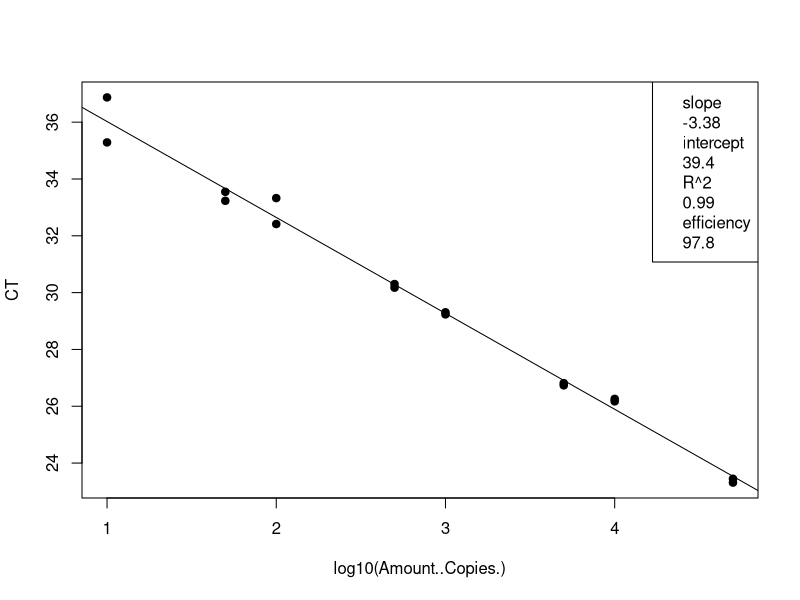
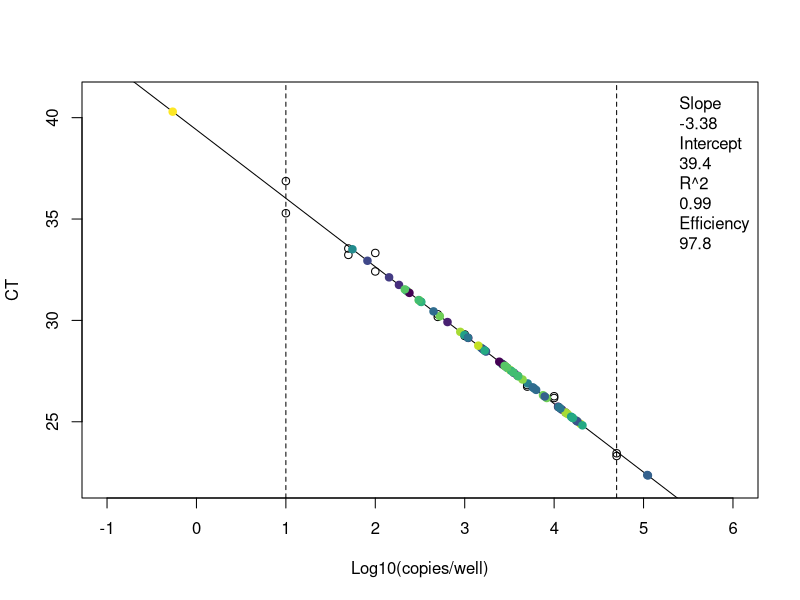
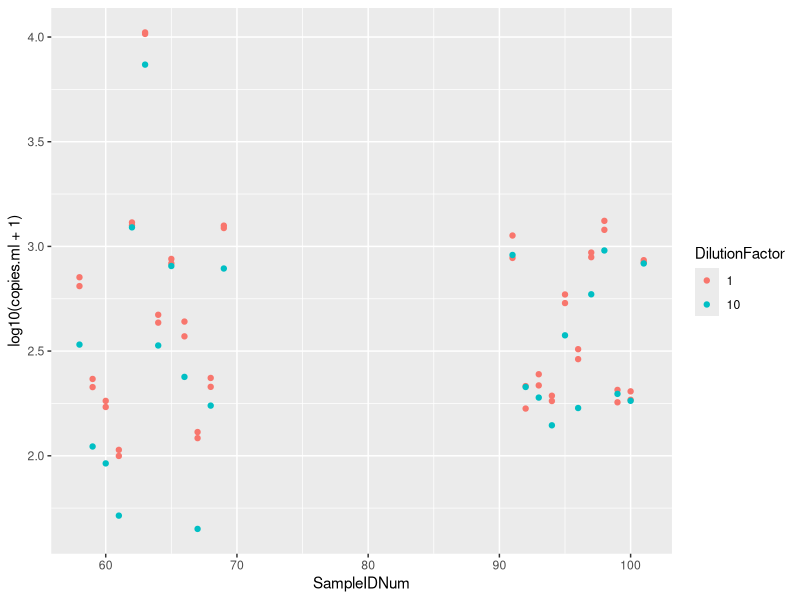

Generate these figures, in order, with R:
## ---- chunk 1
knitr::opts_chunk$set(echo = TRUE)

## ---- chunk 2
# clear workspace
rm(list=ls())

# load the data (note data file must be in this repository)
data <- read.csv("Plate3_GenBac_qPCRConversion.csv")
## ---- chunk 3
# linear regression of standard curve
standards = subset(data, Name == "STANDARD")
standardCurve <- lm(CT ~ log10(Amount..Copies.), data = standards)

# save the line info
standard_slope = standardCurve$coefficients[2]
standard_intercept = standardCurve$coefficients[1]
R2 = summary(standardCurve)$r.squared
efficiency =  (10^(-1/standardCurve$coefficients[2])-1)*100

# plot standards and best fit line
standardCurvePlot <- plot(CT ~ log10(Amount..Copies.), data = standards, pch=19) 
abline(coef(standardCurve)) 
legend("topright", legend = c(paste= "slope", round(standard_slope, 2), paste= "intercept", round(standard_intercept, 2), paste= "R^2", round(R2, 2), paste = "efficiency", round(efficiency, 1)))
## ---- chunk 4
# data set of unknowns including info on standard curve
unknowns = subset(data, Name == "UNKNOWN")

# add new columns to the data table
unknowns$plate_num = 3 # note:change to the actual plate number
unknowns$standard_slope = standard_slope
unknowns$standard_intercept = standard_intercept
unknowns$R2 = R2
unknowns$efficiency = efficiency
  
# add a new column that interpolates copies/well from Ct for the unknowns
unknowns$log.copies.well = (unknowns$CT - standard_intercept)/standard_slope
unknowns$copies.well = 10^unknowns$log.copies.well

# copies/ul extract accounting for dilution factor
vol.well = 3 # note:change to qPCR template volume in ul
unknowns$vol.well = vol.well
unknowns$copies.ul = ((unknowns$copies.well/vol.well)*unknowns$DilutionFactor)

# copies/extraction
vol.elution = 110 #note:change to DNA extraction elution volume in ul
unknowns$vol.elution = vol.elution
unknowns$copies.extraction = (unknowns$copies.ul*vol.elution)

# copies/ml #Volume is volume of sample filtered in mL
unknowns$copies.ml = (unknowns$copies.extraction/unknowns$Volume)
## ---- chunk 5
# set up the color palette
library(viridis)
unknowns$SampleIDNum = as.factor(as.character(unknowns$SampleIDNum)) # change to factor for colors
Colors = viridis(n=nlevels(unknowns$SampleIDNum)) # set the color levels to call on later

# check the range and adjust the limits in plot
range(unknowns$CT, na.rm=T) # y limits
range(unknowns$log.copies.well, na.rm =T) # x limits

# plot the standard curve again
standardCurvePlot <- plot(CT ~ log10(Amount..Copies.), data = standards,
                          xlim = c(-1,6), ylim = c(22,41),
                          xlab = "Log10(copies/well)",
                          ylab = "CT") 

# add boundaries and standard line
abline(v=log10(10), lty=2)
abline(v=log10(50000), lty=2)
abline(coef(standardCurve)) 

# add the sample data
standardCurvePlot <- points(CT ~ log.copies.well, data = unknowns, pch=19, 
                            col = Colors[unknowns$SampleIDNum])
legend("topright", inset = 0.002, box.lty=0, legend=c(paste= "Slope", round(standardCurve$coefficients[2], 2), 
                                                      paste= "Intercept", round(standardCurve$coefficients[1], 2), 
                                                      paste= "R^2", round(summary(standardCurve)$r.squared, 2),
                                                      paste = "Efficiency", round((10^(-1/standardCurve$coefficients[2])-1)*100, 1)))

## ---- chunk 6
# make a plot that compares the diluted to undiluted replicates for each sample including dilution factor
library("ggplot2")
unknowns$SampleIDNum <- as.numeric(as.character(unknowns$SampleIDNum)) # change to numeric
unknowns$DilutionFactor <- as.factor(as.character(unknowns$DilutionFactor)) # change to factor
qplot(SampleIDNum,log10(copies.ml+1), data=unknowns, col=DilutionFactor)
## ---- chunk 7
# write csv file
write.csv(unknowns, file = "Plate3_GenBac_ConvertedData.csv", row.names=FALSE, na="")

# average the replicates (if not strongly inhibited) and make a new file
library(dplyr)
data.average = unknowns %>% group_by(SampleIDNum) %>% summarise(copies.ml = mean(copies.ml, na.rm = T))
write.csv(data.average, file = "Plate3_GenBac_Averaged.csv", row.names=FALSE, na="")
